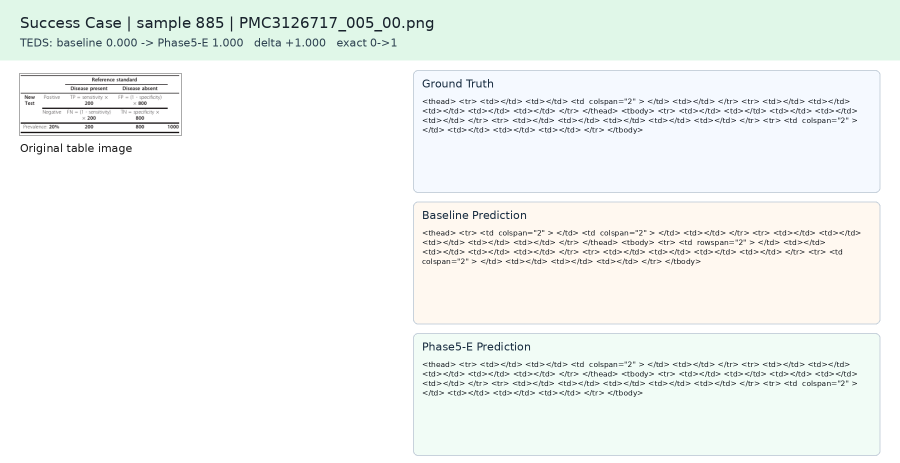
#> input picture 论文材料/qualitative_figures/case_885_success_PMC3126717_005_00.png, 1800 x 925 px, found by its file name (shown at 1/2 size)
$ python generate_dbm_paper_figures.py
#> lines starting #> are read from the running program, lines starting #| are printed output that depends on the picture
#!/usr/bin/env python3
"""Generate paper-ready DBM-SLANet figures from collected experiment results."""

from __future__ import annotations

import json
import math
import re
from pathlib import Path

import matplotlib.pyplot as plt
import numpy as np
from matplotlib import patches
from PIL import Image, ImageOps, ImageDraw


ROOT = Path("/Users/table/TSR")
OUT = ROOT / "论文材料" / "generated_figures_20260710"
OUT.mkdir(parents=True, exist_ok=True)

plt.rcParams.update(
    {
        "font.family": "DejaVu Sans",
        "font.size": 10,
        "axes.titlesize": 13,
        "axes.labelsize": 10,
        "legend.fontsize": 9,
        "xtick.labelsize": 9,
        "ytick.labelsize": 9,
        "figure.dpi": 180,
        "savefig.dpi": 300,
        "axes.spines.top": False,
        "axes.spines.right": False,
    }
)

COLORS = {
    "blue": "#3568B8",
    "teal": "#2A9D8F",
    "orange": "#E58B2A",
    "red": "#C75146",
    "purple": "#7E57C2",
    "gray": "#6B7280",
    "green": "#4C956C",
    "light": "#F3F6FA",
    "dark": "#223047",
}


def save(fig, name: str):
#> called with name = 'fig1_overall_framework'
    fig.tight_layout()
    fig.savefig(OUT / f"{name}.png", bbox_inches="tight")
    fig.savefig(OUT / f"{name}.pdf", bbox_inches="tight")
    plt.close(fig)


def box(ax, xy, wh, text, fc="#F7FAFC", ec="#334155", lw=1.2, fs=9, weight="normal"):
    x, y = xy
    w, h = wh
    p = patches.FancyBboxPatch(
        (x, y),
        w,
        h,
        boxstyle="round,pad=0.018,rounding_size=0.025",
        facecolor=fc,
        edgecolor=ec,
        linewidth=lw,
    )
    ax.add_patch(p)
    ax.text(x + w / 2, y + h / 2, text, ha="center", va="center", fontsize=fs, weight=weight, wrap=True)
    return p


def arrow(ax, start, end, color="#334155", lw=1.4):
    ax.annotate(
        "",
        xy=end,
        xytext=start,
        arrowprops=dict(arrowstyle="->", color=color, lw=lw, shrinkA=4, shrinkB=4),
    )


def fig1_overall_framework():
    fig, ax = plt.subplots(figsize=(13, 6.2))
    ax.set_xlim(0, 1)
    ax.set_ylim(0, 0.84)
    ax.axis("off")
    ax.set_title("Fig. 1. Overall Framework of DBM-SLANet", pad=10, weight="bold")

    box(ax, (0.03, 0.43), (0.11, 0.16), "Table\nImage", COLORS["light"], COLORS["dark"], fs=10, weight="bold")
    box(ax, (0.18, 0.43), (0.13, 0.16), "SLANet\nBackbone", "#EAF2FF", COLORS["blue"], fs=10, weight="bold")
    box(ax, (0.35, 0.43), (0.13, 0.16), "CSPPAN\nNeck", "#EDF7F4", COLORS["teal"], fs=10, weight="bold")
    box(ax, (0.52, 0.54), (0.13, 0.14), "Structure\nDecoder", "#FFF6E8", COLORS["orange"], fs=9, weight="bold")
    box(ax, (0.52, 0.34), (0.13, 0.14), "Location\nDecoder", "#FFF6E8", COLORS["orange"], fs=9, weight="bold")
    box(ax, (0.69, 0.43), (0.14, 0.16), "Geometry-aware\nCell Tokens", "#F2ECFF", COLORS["purple"], fs=9, weight="bold")
    box(ax, (0.86, 0.54), (0.11, 0.14), "HTML\nTokens", "#F4F4F5", COLORS["gray"], fs=9, weight="bold")
    box(ax, (0.86, 0.34), (0.11, 0.14), "Cell\nBBoxes", "#F4F4F5", COLORS["gray"], fs=9, weight="bold")

    box(ax, (0.36, 0.10), (0.42, 0.13), "Dual-Branch Mamba Cell Relation Modeling\nhorizontal scan + vertical scan + fusion", "#F7F0FF", COLORS["purple"], fs=10, weight="bold")
    box(ax, (0.80, 0.10), (0.16, 0.13), "Cell Presence\nAuxiliary Loss\n(training only)", "#FFEDEC", COLORS["red"], fs=9, weight="bold")

    arrow(ax, (0.14, 0.51), (0.18, 0.51))
    arrow(ax, (0.31, 0.51), (0.35, 0.51))
    arrow(ax, (0.48, 0.51), (0.52, 0.61))
    arrow(ax, (0.48, 0.51), (0.52, 0.41))
    arrow(ax, (0.65, 0.61), (0.86, 0.61))
    arrow(ax, (0.65, 0.41), (0.69, 0.51))
    arrow(ax, (0.83, 0.51), (0.86, 0.41))
    arrow(ax, (0.76, 0.43), (0.61, 0.23))
    arrow(ax, (0.57, 0.34), (0.54, 0.23))
    arrow(ax, (0.78, 0.165), (0.80, 0.165), COLORS["red"])

    ax.text(0.58, 0.78, "Main prediction path", color=COLORS["dark"], fontsize=10, weight="bold")
    ax.text(0.51, 0.04, "Auxiliary branch regularizes cell-level geometry during training; it can be disabled at inference.", color=COLORS["gray"], ha="center", fontsize=9)
    save(fig, "fig1_overall_framework")


def fig2_dbm_module():
    fig, ax = plt.subplots(figsize=(12.5, 6.5))
    ax.set_xlim(0, 1)
    ax.set_ylim(0, 1)
    ax.axis("off")
    ax.set_title("Fig. 2. Dual-Branch Mamba Cell Modeling Module", pad=12, weight="bold")

    box(ax, (0.04, 0.42), (0.13, 0.16), "loc_preds\n(x1,y1,x2,y2)", "#EAF2FF", COLORS["blue"], fs=9, weight="bold")
    box(ax, (0.22, 0.42), (0.16, 0.16), "Geometry Token\nEncoder\ncenter, size, area,\naspect, left/top", "#F2ECFF", COLORS["purple"], fs=8.5, weight="bold")
    box(ax, (0.43, 0.62), (0.17, 0.14), "Horizontal\nMamba Scan\n(row-wise order)", "#EDF7F4", COLORS["teal"], fs=9, weight="bold")
    box(ax, (0.43, 0.25), (0.17, 0.14), "Vertical\nMamba Scan\n(column-wise order)", "#EDF7F4", COLORS["teal"], fs=9, weight="bold")
    box(ax, (0.66, 0.43), (0.14, 0.16), "Fusion\nconcat + linear\nLayerNorm + GELU", "#FFF6E8", COLORS["orange"], fs=8.5, weight="bold")
    box(ax, (0.85, 0.55), (0.11, 0.14), "Cell\nRelation\nTokens", COLORS["light"], COLORS["dark"], fs=9, weight="bold")
    box(ax, (0.85, 0.29), (0.11, 0.14), "Presence\nLogits", "#FFEDEC", COLORS["red"], fs=9, weight="bold")

    arrow(ax, (0.17, 0.50), (0.22, 0.50))
    arrow(ax, (0.38, 0.50), (0.43, 0.69))
    arrow(ax, (0.38, 0.50), (0.43, 0.32))
    arrow(ax, (0.60, 0.69), (0.66, 0.54))
    arrow(ax, (0.60, 0.32), (0.66, 0.48))
    arrow(ax, (0.80, 0.51), (0.85, 0.62))
    arrow(ax, (0.80, 0.48), (0.85, 0.36), COLORS["red"])

    ax.text(0.51, 0.83, "Bidirectional scan improves structural accuracy", ha="center", color=COLORS["teal"], weight="bold")
    ax.text(0.50, 0.12, "Ablations: geometry zero, bidirectional=false, lambda_pres=0, auxiliary-off inference", ha="center", color=COLORS["gray"])
    save(fig, "fig2_dbm_module_structure")
#> call 2 of save, with name = 'fig2_dbm_module_structure'
#> in save (call 2), `fig.savefig(OUT / f"{name}.png", bbox_inches="tight")`:
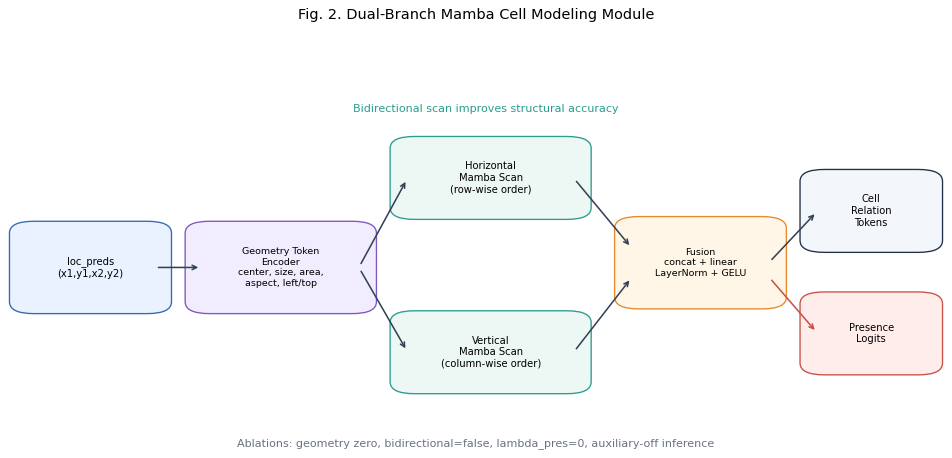
#> figure drawn by matplotlib, 1 panel


def fig3_quantitative():
    labels = ["Pilot\nheldout75", "Company-\ndisjoint100", "Cached-\ntest500", "Company-\nheldout100"]
    base_teds = np.array([0.4165, 0.4739, 0.4396, 0.4211])
    dbm_teds = np.array([0.5520, 0.6127, 0.4877, 0.4558])
    base_acc = np.array([0.1467, 0.2000, 0.0540, 0.0200])
    dbm_acc = np.array([0.2667, 0.3500, 0.0660, 0.0700])

    x = np.arange(len(labels))
    width = 0.36
    fig, axes = plt.subplots(1, 2, figsize=(13, 5.2), sharex=True)
    for ax, b, d, title, ylabel in [
        (axes[0], base_teds, dbm_teds, "TEDS", "TEDS"),
        (axes[1], base_acc, dbm_acc, "Structure Accuracy", "Structure Acc"),
    ]:
        ax.bar(x - width / 2, b, width, label="SLANet baseline", color="#A7B1C2")
        ax.bar(x + width / 2, d, width, label="DBM-R2", color=COLORS["blue"])
        for i, (bv, dv) in enumerate(zip(b, d)):
            ax.text(i + width / 2, dv + 0.015, f"+{dv-bv:.3f}", ha="center", va="bottom", fontsize=8, color=COLORS["blue"], weight="bold")
        ax.set_title(title, weight="bold")
        ax.set_ylabel(ylabel)
        ax.set_xticks(x)
        ax.set_xticklabels(labels)
        ax.grid(axis="y", alpha=0.25)
        ax.set_ylim(0, max(d) + 0.12)
    axes[0].legend(frameon=False, loc="upper left")
    fig.suptitle("Fig. 3. Quantitative Comparison on Financial Table Benchmarks", weight="bold", y=1.03)
    save(fig, "fig3_quantitative_comparison")


def fig5_tradeoff():
    data = [
        ("Cell Token", 20.33, 0.54364, 0.284, COLORS["gray"]),
        ("Mamba λ=0", 9.40, 0.53921, 0.282, COLORS["orange"]),
        ("Mamba λ=0.2", 9.54, 0.54215, 0.302, COLORS["blue"]),
        ("Bidir=false", 14.14, 0.53040, 0.272, COLORS["teal"]),
        ("Geom zero", 11.12, 0.53921, 0.282, COLORS["purple"]),
        ("Aux off", 18.68, 0.54215, 0.302, COLORS["green"]),
    ]
    fig, axes = plt.subplots(1, 2, figsize=(13, 5.4))
    for ax, yi, ylabel in [(axes[0], 2, "TEDS"), (axes[1], 3, "Structure Acc")]:
        for name, fps, teds, acc, color in data:
            y = teds if yi == 2 else acc
            ax.scatter(fps, y, s=95, color=color, edgecolor="white", linewidth=1.0, zorder=3)
            dx, dy, ha = 0.24, 0.0, "left"
            if name == "Mamba λ=0":
                dx, dy, ha = -0.15, 0.00035, "right"
            elif name == "Geom zero":
                dx, dy, ha = 0.25, -0.00025, "left"
            elif name == "Mamba λ=0.2":
                dx, dy, ha = 0.24, 0.0007, "left"
            ax.text(fps + dx, y + dy, name, va="center", ha=ha, fontsize=8)
        ax.set_xlim(8.2, 21.2)
        ax.set_xlabel("FPS")
        ax.set_ylabel(ylabel)
        ax.grid(alpha=0.25)
    axes[0].set_title("TEDS vs FPS", weight="bold")
    axes[1].set_title("Structure Accuracy vs FPS", weight="bold")
    fig.suptitle("Fig. 5. Accuracy-Efficiency Trade-off of DBM-SLANet Variants", weight="bold", y=1.02)
    save(fig, "fig5_accuracy_efficiency_tradeoff")


def fig_s1_dataset_splits():
    fig, ax = plt.subplots(figsize=(13, 6))
    ax.set_xlim(0, 1)
    ax.set_ylim(0, 1)
    ax.axis("off")
    ax.set_title("Fig. S1. Dataset Construction and Evaluation Splits", pad=12, weight="bold")

    box(ax, (0.04, 0.62), (0.17, 0.14), "FinTabNet / FinTabNet.c\nPDF annotations", "#EAF2FF", COLORS["blue"], fs=9, weight="bold")
    box(ax, (0.29, 0.62), (0.16, 0.14), "PDF rendering\n+ table crop\n+ label conversion", "#EDF7F4", COLORS["teal"], fs=9, weight="bold")
    box(ax, (0.53, 0.70), (0.18, 0.12), "Pilot split\ntrain 350 / val 75\nheldout 75", "#FFF6E8", COLORS["orange"], fs=8.5, weight="bold")
    box(ax, (0.53, 0.50), (0.18, 0.12), "Company-disjoint\ntrain 349 / val 51\nheldout 100", "#FFF6E8", COLORS["orange"], fs=8.5, weight="bold")
    box(ax, (0.78, 0.62), (0.17, 0.14), "Evaluation\nTEDS / Structure Acc\nFPS", COLORS["light"], COLORS["dark"], fs=9, weight="bold")

    box(ax, (0.29, 0.18), (0.18, 0.13), "Independent\ntrain2000\npublic cropped images", "#F2ECFF", COLORS["purple"], fs=9, weight="bold")
    box(ax, (0.56, 0.18), (0.18, 0.13), "External tests\ncached-test500\ncompany-heldout100", "#F2ECFF", COLORS["purple"], fs=9, weight="bold")

    arrow(ax, (0.21, 0.69), (0.29, 0.69))
    arrow(ax, (0.45, 0.69), (0.53, 0.76))
    arrow(ax, (0.45, 0.69), (0.53, 0.56))
    arrow(ax, (0.71, 0.76), (0.78, 0.69))
    arrow(ax, (0.71, 0.56), (0.78, 0.69))
    arrow(ax, (0.47, 0.245), (0.56, 0.245))
    arrow(ax, (0.65, 0.31), (0.78, 0.62))
    ax.text(0.50, 0.40, "Zero-shot tests are reported separately to demonstrate the domain gap.", ha="center", color=COLORS["gray"])
    save(fig, "fig_s1_dataset_construction_splits")


def fig_s2_ablation_bar():
    names = ["Cell\nToken", "Mamba\nλ=0", "Mamba\nλ=0.2", "Bidir\nfalse", "Geom\nzero", "Aux\noff"]
    teds = [0.54364, 0.53921, 0.54215, 0.53040, 0.53921, 0.54215]
    acc = [0.284, 0.282, 0.302, 0.272, 0.282, 0.302]
    x = np.arange(len(names))
    width = 0.38
    fig, ax = plt.subplots(figsize=(12, 5.3))
    ax.bar(x - width / 2, teds, width, label="TEDS", color=COLORS["blue"])
    ax.bar(x + width / 2, acc, width, label="Structure Acc", color=COLORS["teal"])
    ax.set_xticks(x)
    ax.set_xticklabels(names)
    ax.set_ylim(0, 0.62)
    ax.grid(axis="y", alpha=0.25)
    ax.legend(frameon=False, ncol=2)
    ax.set_ylabel("Score")
    ax.set_title("Fig. S2. Complete Ablation Study on CTA500", weight="bold")
    for i, v in enumerate(teds):
        ax.text(i - width / 2, v + 0.01, f"{v:.3f}", ha="center", fontsize=8)
    for i, v in enumerate(acc):
        ax.text(i + width / 2, v + 0.01, f"{v:.3f}", ha="center", fontsize=8)
    save(fig, "fig_s2_complete_ablation_bar")


LOGS = {
    "Cell Token": ROOT / "remote_results/phase11_controlled_ablation_20260708/E11A_cell_token_only_train.log",
    "Mamba λ=0": ROOT / "remote_results/phase11_controlled_ablation_20260708/E11B_full_mamba_lambda0_train.log",
    "Mamba λ=0.2": ROOT / "remote_results/phase11_extra_logs_20260710/phase11c_lambda02_train.log",
    "Bidir=false": ROOT / "remote_results/phase11_extra_logs_20260710/phase11e_bidirfalse_train.log",
    "Geom zero": ROOT / "remote_results/phase11_extra_logs_20260710/phase11f_geomzero_train.log",
}


def parse_train_log(path: Path):
    pattern = re.compile(
        r"global_step:\s*(\d+).*?loss:\s*([0-9.]+).*?structure_loss:\s*([0-9.]+).*?loc_loss:\s*([0-9.]+).*?cell_presence_loss:\s*([0-9.]+)"
    )
    eval_pat = re.compile(r"global_step:\s*(\d+).*?")  # placeholder
    rows = []
    for line in path.read_text(errors="ignore").splitlines():
        m = pattern.search(line)
        if m:
            rows.append(tuple(float(x) for x in m.groups()))
    return np.array(rows, dtype=float) if rows else np.zeros((0, 5))


# [20 lines left out: functions parse_eval_acc, smooth, not called in this run]


def fig_s4_loss_curves():
    fig, axes = plt.subplots(2, 2, figsize=(13, 8), sharex=True)
    selected = ["Mamba λ=0.2", "Bidir=false", "Geom zero"]
    for name in selected:
        arr = parse_train_log(LOGS[name])
        if arr.size == 0:
            continue
        step = arr[:, 0]
        axes[0, 0].plot(step, smooth(arr[:, 1]), label=name)
        axes[0, 1].plot(step, smooth(arr[:, 2]), label=name)
        axes[1, 0].plot(step, smooth(arr[:, 3]), label=name)
        axes[1, 1].plot(step, smooth(arr[:, 4]), label=name)
    titles = ["Total loss", "Structure loss", "Localization loss", "Cell presence loss"]
    for ax, title in zip(axes.ravel(), titles):
        ax.set_title(title, weight="bold")
        ax.set_xlabel("Global step")
        ax.grid(alpha=0.25)
    axes[0, 0].legend(frameon=False)
    fig.suptitle("Fig. S4. Training Loss Curves of DBM-SLANet Variants", weight="bold", y=1.02)
    save(fig, "fig_s4_training_loss_curves")


# [62 lines left out: functions fig_s4_single_loss_curves, fig_s5_validation_curves, fig_s6_data_scale, not called in this run]


def fig4_qualitative_montage():
    qdir = ROOT / "论文材料/qualitative_figures"
    files = [
        qdir / "case_885_success_PMC3126717_005_00.png",
        qdir / "case_531_success_PMC2898048_011_00.png",
        qdir / "case_650_success_PMC3496644_001_00.png",
        qdir / "case_48_failure_PMC4225768_004_00.png",
    ]
    imgs = []
    labels = ["Success case 1", "Success case 2", "Success case 3", "Failure case"]
    for path, label in zip(files, labels):
        if not path.exists():
            continue
        img = Image.open(path).convert("RGB")
#> img is the input picture: PIL image 1800x925 RGB; mean R, G, B 242.1, 246.2, 243.6
        img.thumbnail((900, 560))
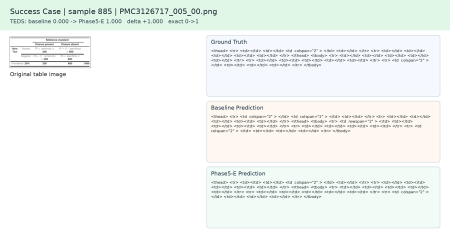
#> img: PIL image 900x463 RGB (shown at 1/2 size); mean R, G, B 242, 246.2, 243.5
        canvas = Image.new("RGB", (920, 620), "white")
#> canvas: PIL image 920x620 RGB; every value is 255
        canvas.paste(img, ((920 - img.width) // 2, 50))
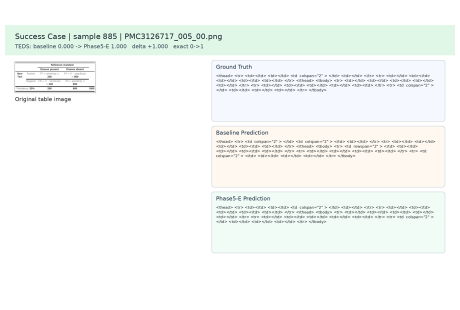
#> canvas: PIL image 920x620 RGB (shown at 1/2 size); mean R, G, B 245.5, 248.5, 246.6
        d = ImageDraw.Draw(canvas)
        d.text((20, 18), label, fill=(34, 48, 71))
        imgs.append(canvas)
#> pass 2 of the loop in fig4_qualitative_montage, `for path, label in zip(files, labels):`:
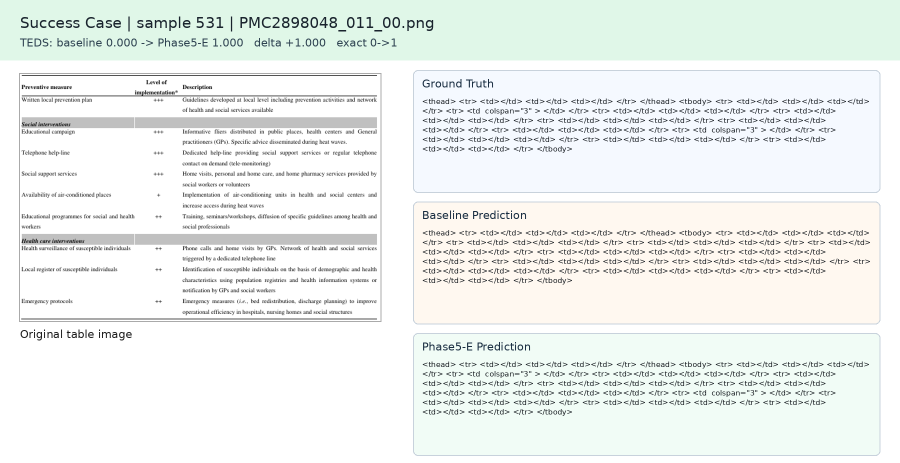
#> input picture 论文材料/qualitative_figures/case_531_success_PMC2898048_011_00.png, 1800 x 925 px, found by its file name (shown at 1/2 size)
#> in fig4_qualitative_montage, img is the input picture: PIL image 1800x925 RGB; mean R, G, B 237.3, 241.5, 238.9
#> in fig4_qualitative_montage, `img.thumbnail((900, 560))`:
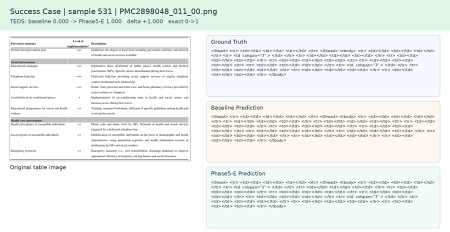
#> img: PIL image 900x463 RGB (shown at 1/2 size); mean R, G, B 237.1, 241.4, 238.7
#> in fig4_qualitative_montage, `canvas.paste(img, ((920 - img.width) // 2, 50))`:
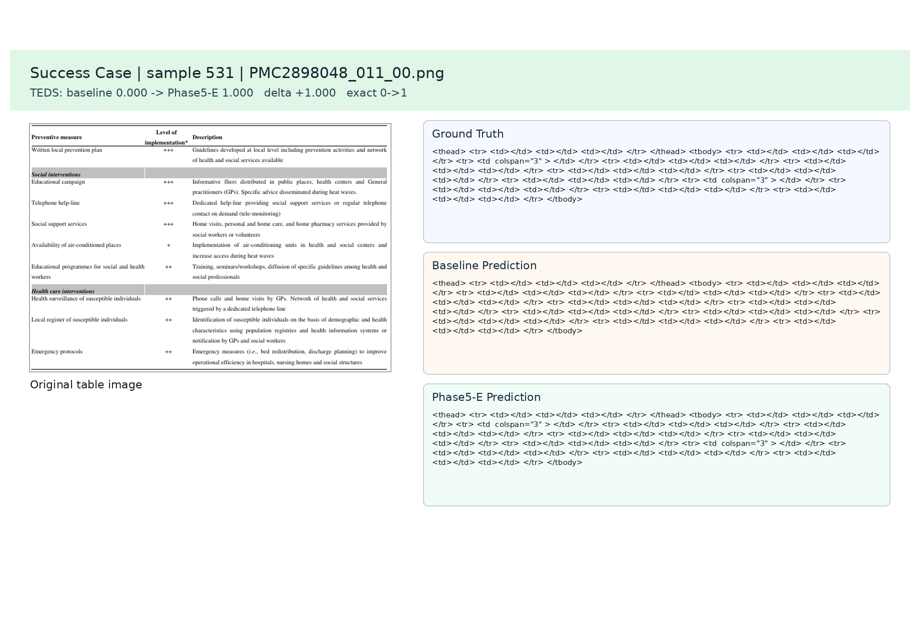
#> canvas: PIL image 920x620 RGB; mean R, G, B 241.9, 245, 243.1
    if not imgs:
        return
    w, h = imgs[0].size
#> w = 920; h = 620
    grid = Image.new("RGB", (w * 2, h * 2 + 60), "white")
#> grid: PIL image 1840x1300 RGB; every value is 255
    d = ImageDraw.Draw(grid)
    d.text((20, 18), "Fig. 4. Qualitative Visualization of Table Structure Recovery", fill=(34, 48, 71))
    for i, img in enumerate(imgs[:4]):
        x = (i % 2) * w
        y = 60 + (i // 2) * h
        grid.paste(ImageOps.expand(img, border=1, fill=(220, 226, 235)), (x, y))
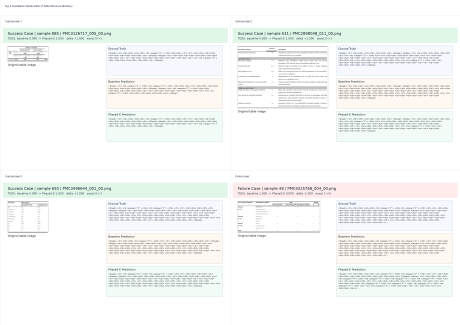
#> grid: PIL image 1840x1300 RGB (shown at 1/4 size); mean R, G, B 244.8, 246.8, 245.3
    grid.save(OUT / "fig4_qualitative_visualization_montage.png")
    # Store as PDF via PIL.
    grid.save(OUT / "fig4_qualitative_visualization_montage.pdf", "PDF", resolution=300)


# [23 lines left out: function write_index, not called in this run]


def main():
    fig1_overall_framework()
    fig2_dbm_module()
    fig3_quantitative()
    fig4_qualitative_montage()
    fig5_tradeoff()
#> call 4 of save, with name = 'fig5_accuracy_efficiency_tradeoff'
#> in save (call 4), `fig.savefig(OUT / f"{name}.png", bbox_inches="tight")`:
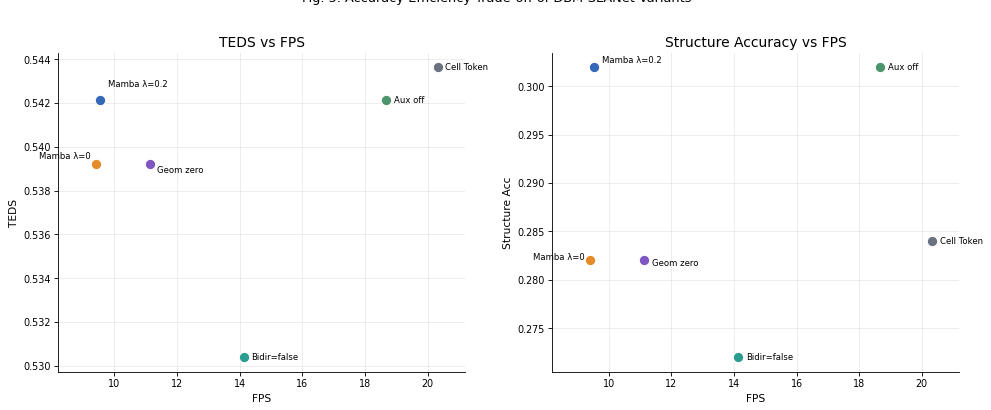
#> figure drawn by matplotlib, 2 panels
    fig_s1_dataset_splits()
#> in save (call 5), `fig.savefig(OUT / f"{name}.png", bbox_inches="tight")`:
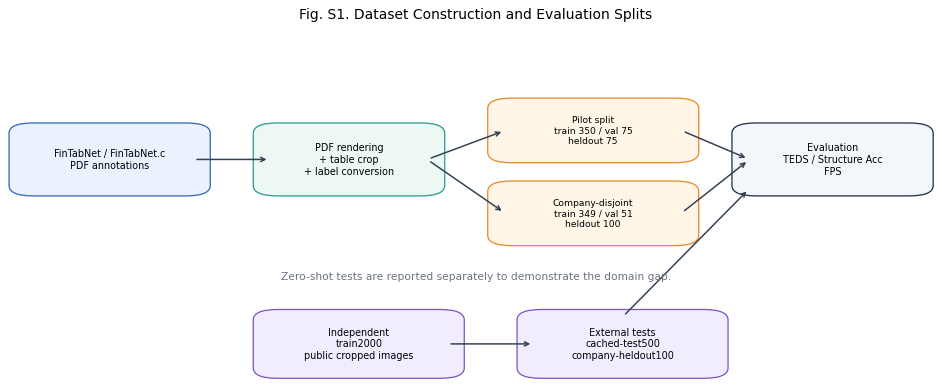
#> figure drawn by matplotlib, 1 panel
    fig_s2_ablation_bar()
#> in save (call 6), `fig.savefig(OUT / f"{name}.png", bbox_inches="tight")`:
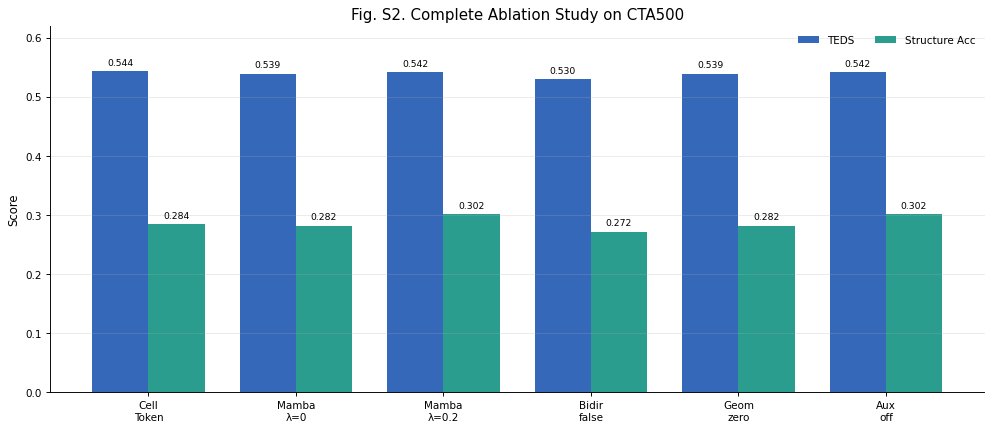
#> figure drawn by matplotlib, 1 panel; tallest bar 0.544 high, from x = -0.38 to 0
    fig_s4_loss_curves()
    fig_s4_single_loss_curves()
    fig_s5_validation_curves()
    fig_s6_data_scale()
    write_index()
    print(f"Generated figures in {OUT}")


if __name__ == "__main__":
#> (the run stopped early here; a loop or call above may not have finished)
